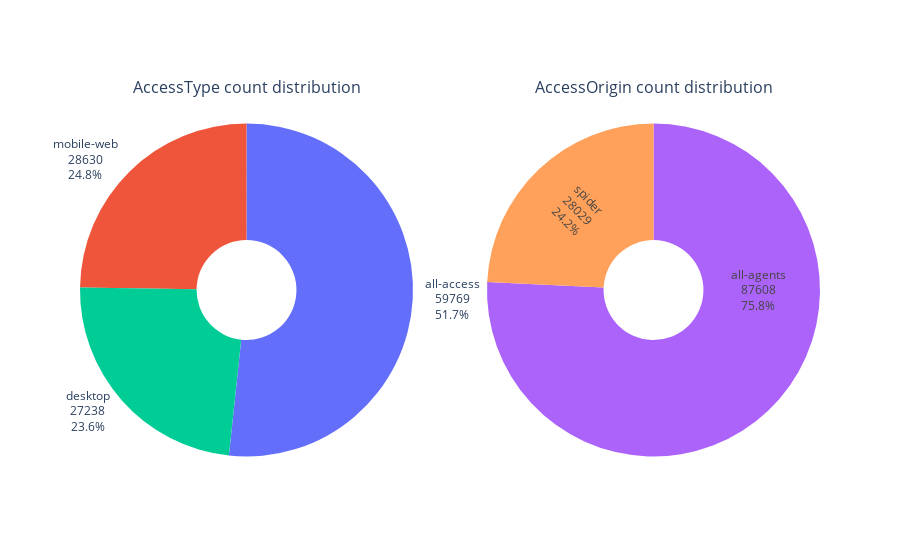

This figure's notebook cell:
### Code cell
accesstype_count = df['AccessType'].value_counts().to_dict()
type = list(accesstype_count.keys())
count2 = list(accesstype_count.values())

accessorigin_count = df['AccessOrigin'].value_counts().to_dict()
origin = list(accessorigin_count.keys())
count3 = list(accessorigin_count.values())


plt.figure(figsize=(12, 6)) 
ax=sns.countplot(df, x='Language',
            palette="husl")
plt.tight_layout()
plt.show()


fig = make_subplots(rows=1, 
                    cols=2, 
                    specs=[[{"type": "domain"}, {"type": "domain"}]],
    subplot_titles=['AccessType count distribution', 'AccessOrigin count distribution'])

fig.add_trace(go.Pie(values=count2, labels=type, hole=.3,
                    text=[str(v) for v in count2],
                    textinfo="label+percent+text",        
                    textposition="outside",           
                    insidetextorientation="radial",  
                    showlegend=False ),
              row=1,
              col=1)

fig.add_trace(go.Pie(values=count3, labels=origin, hole=.3,
                    text=[str(v) for v in count3],
                    textinfo="label+percent+text",           
                    textposition="inside",           
                    insidetextorientation="radial",  
                    showlegend=False),
              row=1,
              col=2)

### Figure 1 — Plotly figure (JSON) as saved in the notebook; plotly's stock layout.template omitted (floating-point values rounded to 4 significant figures)
{"data": [{"domain": {"x": [0, 0.45], "y": [0, 1]}, "hole": 0.3, "insidetextorientation": "radial", "labels": ["all-access", "mobile-web", "desktop"], "showlegend": false, "text": ["59769", "28630", "27238"], "textinfo": "label+percent+text", "textposition": "outside", "type": "pie", "values": [59769, 28630, 27238]}, {"domain": {"x": [0.55, 1], "y": [0, 1]}, "hole": 0.3, "insidetextorientation": "radial", "labels": ["all-agents", "spider"], "showlegend": false, "text": ["87608", "28029"], "textinfo": "label+percent+text", "textposition": "inside", "type": "pie", "values": [87608, 28029]}], "layout": {"annotations": [{"font": {"size": 16}, "showarrow": false, "text": "AccessType count distribution", "x": 0.225, "xanchor": "center", "xref": "paper", "y": 1, "yanchor": "bottom", "yref": "paper"}, {"font": {"size": 16}, "showarrow": false, "text": "AccessOrigin count distribution", "x": 0.775, "xanchor": "center", "xref": "paper", "y": 1, "yanchor": "bottom", "yref": "paper"}]}}
